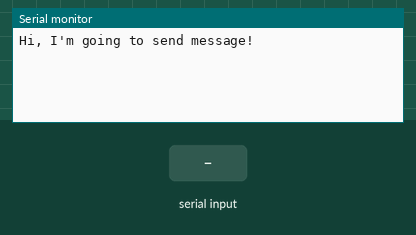
Bench run of a sketch on a simulated ESP32. Parts: the last lines printed to the serial monitor. The test bench sets the inputs (shaded band).

Above: at 1.7 s.
1.8 s: "1" received over the second serial link
At 3.0 s:
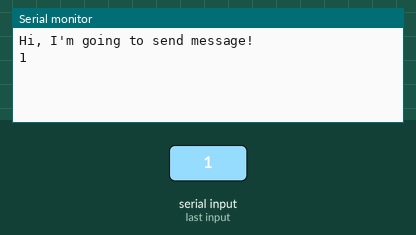
3.3 s: "0" received over the second serial link
At 4.1 s:
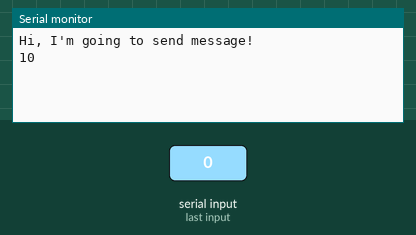

The sketch:

ESP32.ino
```cpp
//codigo para esp 32

#include "Arduino.h"

void setup() {
  Serial.begin(9600);
  delay(500);

  Serial.println("Hi, I'm going to send message!");

  Serial2.begin(9600);
  Serial2.println("Hello, world?");
}

void loop() {
  if (Serial2.available()) {
    Serial.write(Serial2.read());
  }
  if (Serial.available()) {
    Serial2.write(Serial.read());

  }
}
```

Measured:
- after the input at 1.8 s, the serial monitor: prints a new line at once (image 1)
- after the input at 3.3 s, the serial monitor: prints a new line at once (image 2)
